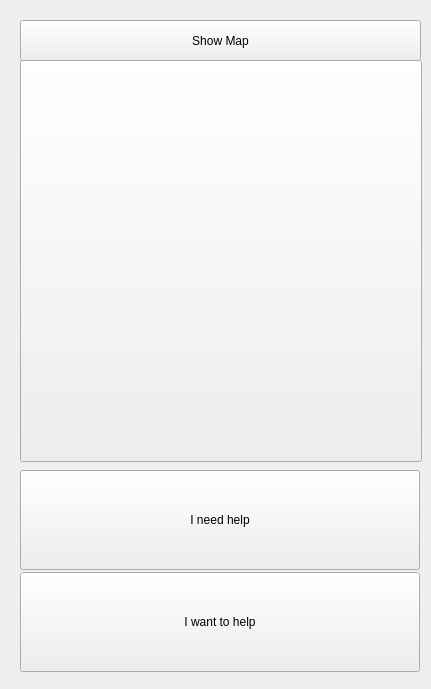
      <widget class="QWidget" name="page0">
       <widget class="QPushButton" name="button_needHelp">
        <property name="geometry">
         <rect>
          <x>20</x>
          <y>470</y>
          <width>400</width>
          <height>100</height>
         </rect>
        </property>
        <property name="minimumSize">
         <size>
          <width>400</width>
          <height>100</height>
         </size>
        </property>
        <property name="maximumSize">
         <size>
          <width>400</width>
          <height>100</height>
         </size>
        </property>
        <property name="text">
         <string>I need help</string>
        </property>
       </widget>
       <widget class="QPushButton" name="button_wantToHelp">
        <property name="geometry">
         <rect>
          <x>20</x>
          <y>572</y>
          <width>400</width>
          <height>100</height>
         </rect>
        </property>
        <property name="minimumSize">
         <size>
          <width>400</width>
          <height>100</height>
         </size>
        </property>
        <property name="maximumSize">
         <size>
          <width>400</width>
          <height>100</height>
         </size>
        </property>
        <property name="text">
         <string>I want to help</string>
        </property>
       </widget>
       <widget class="QPushButton" name="button_showWeather">
        <property name="geometry">
         <rect>
          <x>20</x>
          <y>60</y>
          <width>402</width>
          <height>402</height>
         </rect>
        </property>
        <property name="minimumSize">
         <size>
          <width>402</width>
          <height>402</height>
         </size>
        </property>
        <property name="maximumSize">
         <size>
          <width>402</width>
          <height>402</height>
         </size>
        </property>
        <property name="text">
         <string/>
        </property>
        <property name="iconSize">
         <size>
          <width>380</width>
          <height>380</height>
         </size>
        </property>
        <property name="checked">
         <bool>false</bool>
        </property>
       </widget>
       <widget class="QgsMapCanvas" name="QgsMapCanvas0" native="true">
        <property name="geometry">
         <rect>
          <x>20</x>
          <y>10</y>
          <width>402</width>
          <height>670</height>
         </rect>
        </property>
        <property name="minimumSize">
         <size>
          <width>402</width>
          <height>670</height>
         </size>
        </property>
        <property name="maximumSize">
         <size>
          <width>402</width>
          <height>670</height>
         </size>
        </property>
       </widget>
       <widget class="QPushButton" name="button_showMap">
        <property name="geometry">
         <rect>
          <x>20</x>
          <y>20</y>
          <width>401</width>
          <height>41</height>
         </rect>
        </property>
        <property name="text">
         <string>Show Map</string>
        </property>
       </widget>
       <zorder>QgsMapCanvas0</zorder>
       <zorder>button_needHelp</zorder>
       <zorder>button_wantToHelp</zorder>
       <zorder>button_showWeather</zorder>
       <zorder>button_showMap</zorder>
      </widget>
